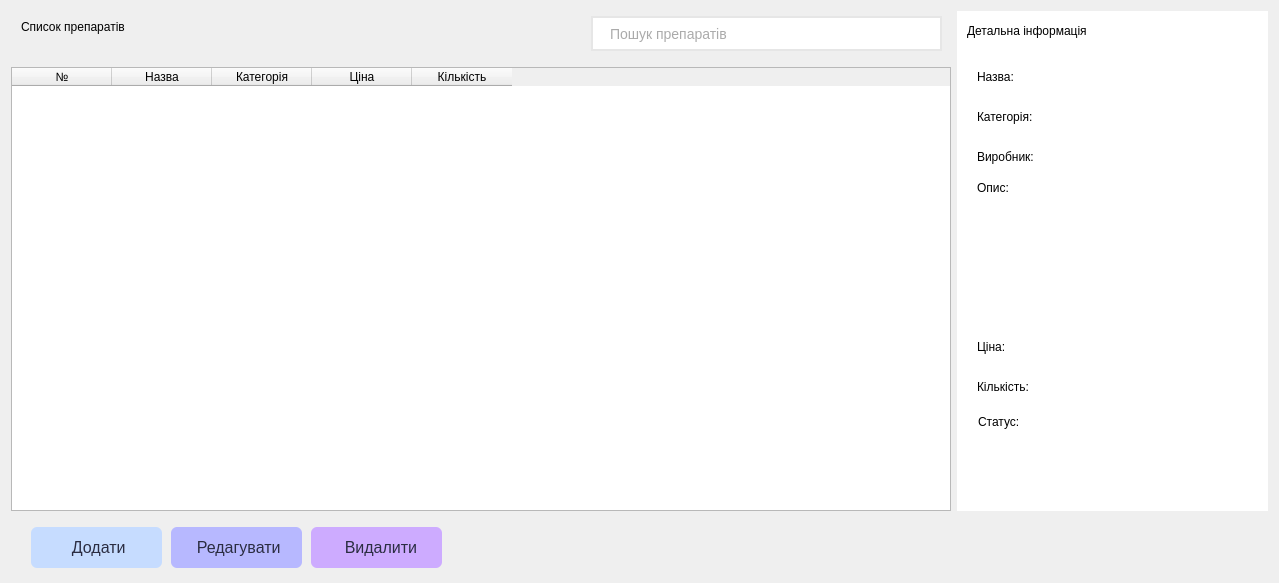
      <widget class="QWidget" name="medicinesPage">
       <layout class="QGridLayout" name="gridLayout_3">
        <item row="0" column="1" rowspan="2">
         <widget class="QWidget" name="widget_4" native="true">
          <property name="sizePolicy">
           <sizepolicy hsizetype="Preferred" vsizetype="Preferred">
            <horstretch>0</horstretch>
            <verstretch>0</verstretch>
           </sizepolicy>
          </property>
          <property name="minimumSize">
           <size>
            <width>311</width>
            <height>500</height>
           </size>
          </property>
          <property name="maximumSize">
           <size>
            <width>311</width>
            <height>550</height>
           </size>
          </property>
          <property name="styleSheet">
           <string notr="true"> background-color:rgb(255, 255, 255);</string>
          </property>
          <widget class="QLabel" name="label_6">
           <property name="geometry">
            <rect>
             <x>10</x>
             <y>10</y>
             <width>281</width>
             <height>20</height>
            </rect>
           </property>
           <property name="text">
            <string>Детальна інформація</string>
           </property>
          </widget>
          <widget class="QWidget" name="layoutWidget">
           <property name="geometry">
            <rect>
             <x>20</x>
             <y>50</y>
             <width>271</width>
             <height>31</height>
            </rect>
           </property>
           <layout class="QHBoxLayout" name="horizontalLayout_6">
            <item>
             <widget class="QLabel" name="label_7">
              <property name="minimumSize">
               <size>
                <width>65</width>
                <height>0</height>
               </size>
              </property>
              <property name="maximumSize">
               <size>
                <width>80</width>
                <height>16777215</height>
               </size>
              </property>
              <property name="text">
               <string>Назва:</string>
              </property>
             </widget>
            </item>
            <item>
             <widget class="QLabel" name="detailNameLabel">
              <property name="text">
               <string/>
              </property>
             </widget>
            </item>
           </layout>
          </widget>
          <widget class="QWidget" name="layoutWidget">
           <property name="geometry">
            <rect>
             <x>20</x>
             <y>90</y>
             <width>271</width>
             <height>31</height>
            </rect>
           </property>
           <layout class="QHBoxLayout" name="horizontalLayout_7">
            <item>
             <widget class="QLabel" name="label_8">
              <property name="minimumSize">
               <size>
                <width>65</width>
                <height>0</height>
               </size>
              </property>
              <property name="maximumSize">
               <size>
                <width>80</width>
                <height>16777215</height>
               </size>
              </property>
              <property name="text">
               <string>Категорія:</string>
              </property>
             </widget>
            </item>
            <item>
             <widget class="QLabel" name="detailCategoryLabel">
              <property name="text">
               <string/>
              </property>
             </widget>
            </item>
           </layout>
          </widget>
          <widget class="QWidget" name="layoutWidget">
           <property name="geometry">
            <rect>
             <x>20</x>
             <y>130</y>
             <width>271</width>
             <height>31</height>
            </rect>
           </property>
           <layout class="QHBoxLayout" name="horizontalLayout_8">
            <item>
             <widget class="QLabel" name="label_9">
              <property name="minimumSize">
               <size>
                <width>65</width>
                <height>0</height>
               </size>
              </property>
              <property name="maximumSize">
               <size>
                <width>80</width>
                <height>16777215</height>
               </size>
              </property>
              <property name="text">
               <string>Виробник:</string>
              </property>
             </widget>
            </item>
            <item>
             <widget class="QLabel" name="detailManufacturerLabel">
              <property name="text">
               <string/>
              </property>
             </widget>
            </item>
           </layout>
          </widget>
          <widget class="QWidget" name="layoutWidget">
           <property name="geometry">
            <rect>
             <x>20</x>
             <y>170</y>
             <width>271</width>
             <height>141</height>
            </rect>
           </property>
           <layout class="QHBoxLayout" name="horizontalLayout_9">
            <item>
             <widget class="QLabel" name="label_10">
              <property name="minimumSize">
               <size>
                <width>65</width>
                <height>0</height>
               </size>
              </property>
              <property name="maximumSize">
               <size>
                <width>80</width>
                <height>16777215</height>
               </size>
              </property>
              <property name="text">
               <string>Опис:</string>
              </property>
              <property name="alignment">
               <set>Qt::AlignmentFlag::AlignLeading|Qt::AlignmentFlag::AlignLeft|Qt::AlignmentFlag::AlignTop</set>
              </property>
             </widget>
            </item>
            <item>
             <widget class="QLabel" name="detailDescriptionLabel">
              <property name="maximumSize">
               <size>
                <width>200</width>
                <height>140</height>
               </size>
              </property>
              <property name="text">
               <string/>
              </property>
              <property name="alignment">
               <set>Qt::AlignmentFlag::AlignLeading|Qt::AlignmentFlag::AlignLeft|Qt::AlignmentFlag::AlignTop</set>
              </property>
              <property name="wordWrap">
               <bool>true</bool>
              </property>
             </widget>
            </item>
           </layout>
          </widget>
          <widget class="QWidget" name="layoutWidget">
           <property name="geometry">
            <rect>
             <x>20</x>
             <y>320</y>
             <width>271</width>
             <height>31</height>
            </rect>
           </property>
           <layout class="QHBoxLayout" name="horizontalLayout_10">
            <item>
             <widget class="QLabel" name="label_11">
              <property name="minimumSize">
               <size>
                <width>65</width>
                <height>0</height>
               </size>
              </property>
              <property name="maximumSize">
               <size>
                <width>80</width>
                <height>16777215</height>
               </size>
              </property>
              <property name="text">
               <string>Ціна:</string>
              </property>
             </widget>
            </item>
            <item>
             <widget class="QLabel" name="detailPriceLabel">
              <property name="text">
               <string/>
              </property>
             </widget>
            </item>
           </layout>
          </widget>
          <widget class="QWidget" name="layoutWidget">
           <property name="geometry">
            <rect>
             <x>20</x>
             <y>360</y>
             <width>271</width>
             <height>31</height>
            </rect>
           </property>
           <layout class="QHBoxLayout" name="horizontalLayout_11">
            <item>
             <widget class="QLabel" name="label_12">
              <property name="minimumSize">
               <size>
                <width>65</width>
                <height>0</height>
               </size>
              </property>
              <property name="maximumSize">
               <size>
                <width>80</width>
                <height>16777215</height>
               </size>
              </property>
              <property name="text">
               <string>Кількість:</string>
              </property>
             </widget>
            </item>
            <item>
             <widget class="QLabel" name="detailQuantityLabel">
              <property name="text">
               <string/>
              </property>
             </widget>
            </item>
           </layout>
          </widget>
          <widget class="QLabel" name="detailStatusLabel_2">
           <property name="geometry">
            <rect>
             <x>21</x>
             <y>401</y>
             <width>65</width>
             <height>20</height>
            </rect>
           </property>
           <property name="minimumSize">
            <size>
             <width>65</width>
             <height>0</height>
            </size>
           </property>
           <property name="maximumSize">
            <size>
             <width>80</width>
             <height>16777215</height>
            </size>
           </property>
           <property name="text">
            <string>Статус:</string>
           </property>
          </widget>
          <widget class="QLabel" name="detailStatusLabel">
           <property name="geometry">
            <rect>
             <x>90</x>
             <y>400</y>
             <width>111</width>
             <height>20</height>
            </rect>
           </property>
           <property name="styleSheet">
            <string notr="true">QLabel{

    border-radius: 6px;
    padding: 12px;
    font-size: 16px;
}</string>
           </property>
           <property name="text">
            <string/>
           </property>
          </widget>
         </widget>
        </item>
        <item row="0" column="0">
         <widget class="QFrame" name="frame_2">
          <property name="minimumSize">
           <size>
            <width>940</width>
            <height>50</height>
           </size>
          </property>
          <property name="styleSheet">
           <string notr="true">QFrame {
    background: none;
    border: none;
    gridline-color: #E8E8E8;
    border-radius: 10px;
}</string>
          </property>
          <property name="frameShape">
           <enum>QFrame::Shape::StyledPanel</enum>
          </property>
          <property name="frameShadow">
           <enum>QFrame::Shadow::Raised</enum>
          </property>
          <widget class="QLabel" name="titleMedicinesLabel">
           <property name="geometry">
            <rect>
             <x>10</x>
             <y>-10</y>
             <width>271</width>
             <height>51</height>
            </rect>
           </property>
           <property name="styleSheet">
            <string notr="true">font: 900 16pt &quot;Segoe UI&quot;;</string>
           </property>
           <property name="text">
            <string>Список препаратів</string>
           </property>
          </widget>
          <widget class="QLineEdit" name="MedicinesLineSeach">
           <property name="geometry">
            <rect>
             <x>580</x>
             <y>5</y>
             <width>351</width>
             <height>35</height>
            </rect>
           </property>
           <property name="styleSheet">
            <string notr="true">QLineEdit {
    background: white;
    border: 2px solid #E6E6E6;
    border-radius: 20px;
    padding-left: 15px;
    padding-right: 15px;
    font-size: 14px;
    color: #555;
}

</string>
           </property>
           <property name="text">
            <string/>
           </property>
           <property name="placeholderText">
            <string>Пошук препаратів</string>
           </property>
          </widget>
         </widget>
        </item>
        <item row="1" column="0">
         <widget class="QTableWidget" name="medicinesTable">
          <property name="styleSheet">
           <string notr="true">QTableWidget::item:selected {
    background-color:#8ec5ff;
    color: black;
}
QTableWidget::item {
    background-color:rgb(255, 255, 255);
}
QTableWidget::item:hover {
    background-color: #8ec5ff;
}</string>
          </property>
          <property name="columnCount">
           <number>5</number>
          </property>
          <attribute name="horizontalHeaderStretchLastSection">
           <bool>false</bool>
          </attribute>
          <attribute name="verticalHeaderShowSortIndicator" stdset="0">
           <bool>false</bool>
          </attribute>
          <column>
           <property name="text">
            <string>№</string>
           </property>
           <property name="background">
            <color>
             <red>216</red>
             <green>216</green>
             <blue>216</blue>
            </color>
           </property>
          </column>
          <column>
           <property name="text">
            <string>Назва</string>
           </property>
           <property name="background">
            <color>
             <red>216</red>
             <green>216</green>
             <blue>216</blue>
            </color>
           </property>
          </column>
          <column>
           <property name="text">
            <string>Категорія</string>
           </property>
           <property name="background">
            <color>
             <red>216</red>
             <green>216</green>
             <blue>216</blue>
            </color>
           </property>
          </column>
          <column>
           <property name="text">
            <string>Ціна</string>
           </property>
           <property name="background">
            <color>
             <red>216</red>
             <green>216</green>
             <blue>216</blue>
            </color>
           </property>
          </column>
          <column>
           <property name="text">
            <string>Кількість</string>
           </property>
           <property name="background">
            <color>
             <red>216</red>
             <green>216</green>
             <blue>216</blue>
            </color>
           </property>
          </column>
         </widget>
        </item>
        <item row="2" column="0" colspan="2">
         <widget class="QWidget" name="widget_8" native="true">
          <property name="minimumSize">
           <size>
            <width>150</width>
            <height>55</height>
           </size>
          </property>
          <widget class="QPushButton" name="editMedicineButton">
           <property name="geometry">
            <rect>
             <x>160</x>
             <y>10</y>
             <width>131</width>
             <height>41</height>
            </rect>
           </property>
           <property name="cursor">
            <cursorShape>PointingHandCursor</cursorShape>
           </property>
           <property name="styleSheet">
            <string notr="true">QPushButton{
    background-color:rgb(183, 184, 255);
    color: rgb(43, 45, 66);
    border: none;
    border-radius: 6px;
    padding: 12px;
    font-size: 16px;
}
QPushButton:hover {
     background-color:rgb(85, 0, 255);
}

QPushButton:pressed {
    background-color:rgb(170, 0, 255);
}
</string>
           </property>
           <property name="text">
            <string> Редагувати</string>
           </property>
           <property name="icon">
            <iconset theme="QIcon::ThemeIcon::MailMessageNew"/>
           </property>
          </widget>
          <widget class="QPushButton" name="addMedicineButton">
           <property name="geometry">
            <rect>
             <x>20</x>
             <y>10</y>
             <width>131</width>
             <height>41</height>
            </rect>
           </property>
           <property name="cursor">
            <cursorShape>PointingHandCursor</cursorShape>
           </property>
           <property name="styleSheet">
            <string notr="true">QPushButton{
    background-color:rgb(198, 220, 255);
    color: rgb(43, 45, 66);
    border: none;
    border-radius: 6px;
    padding: 12px;
    font-size: 16px;
}
QPushButton:hover {
     background-color:rgb(0, 170, 255);
}

QPushButton:pressed {
    background-color:rgb(170, 0, 255);
}
</string>
           </property>
           <property name="text">
            <string> Додати</string>
           </property>
           <property name="icon">
            <iconset theme="QIcon::ThemeIcon::ListAdd"/>
           </property>
          </widget>
          <widget class="QPushButton" name="deleteMedicineButton">
           <property name="geometry">
            <rect>
             <x>300</x>
             <y>10</y>
             <width>131</width>
             <height>41</height>
            </rect>
           </property>
           <property name="cursor">
            <cursorShape>ForbiddenCursor</cursorShape>
           </property>
           <property name="styleSheet">
            <string notr="true">QPushButton{
    background-color:rgb(205, 171, 255);
    color: rgb(43, 45, 66);
    border: none;
    border-radius: 6px;
    padding: 12px;
    font-size: 16px;
}
QPushButton:hover {
     background-color:rgb(170, 85, 255);
}

QPushButton:pressed {
    background-color:rgb(170, 0, 255);
}
</string>
           </property>
           <property name="text">
            <string>  Видалити</string>
           </property>
           <property name="icon">
            <iconset theme="QIcon::ThemeIcon::EditDelete"/>
           </property>
          </widget>
         </widget>
        </item>
       </layout>
      </widget>
